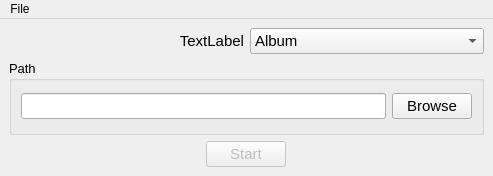
<?xml version="1.0" encoding="UTF-8"?>
<ui version="4.0">
    <class>main_window</class>
    <widget class="QMainWindow" name="main_window">
        <class>main_window</class>
        <property name="geometry">
            <rect>
                <x>0</x>
                <y>0</y>
                <width>493</width>
                <height>176</height>
            </rect>
        </property>
        <property name="windowTitle">
            <string>MainWindow</string>
        </property>
        <widget class="QWidget" name="central_widget">
            <layout class="QVBoxLayout" name="verticalLayout">
                <item>
                    <layout class="QHBoxLayout" name="mode_horizontal_layout">
                        <item>
                            <widget class="QLabel" name="mode_label">
                                <property name="font">
                                    <font>
                                        <pointsize>11</pointsize>
                                    </font>
                                </property>
                                <property name="text">
                                    <string>TextLabel</string>
                                </property>
                                <property name="alignment">
                                    <set>Qt::AlignRight|Qt::AlignTrailing|Qt::AlignVCenter</set>
                                </property>
                            </widget>
                        </item>
                        <item>
                            <widget class="QComboBox" name="mode_combo_box">
                                <property name="font">
                                    <font>
                                        <pointsize>11</pointsize>
                                    </font>
                                </property>
                                <item>
                                    <property name="text">
                                        <string>Album</string>
                                    </property>
                                </item>
                                <item>
                                    <property name="text">
                                        <string>Band</string>
                                    </property>
                                </item>
                                <item>
                                    <property name="text">
                                        <string>Compilation</string>
                                    </property>
                                </item>
                            </widget>
                        </item>
                    </layout>
                </item>
                <item>
                    <widget class="QGroupBox" name="path_group_box">
                        <property name="font">
                            <font>
                                <pointsize>10</pointsize>
                            </font>
                        </property>
                        <property name="title">
                            <string>Path</string>
                        </property>
                        <layout class="QHBoxLayout" name="horizontalLayout_4">
                            <item>
                                <widget class="QLineEdit" name="path_line_edit">
                                    <property name="font">
                                        <font>
                                            <pointsize>11</pointsize>
                                        </font>
                                    </property>
                                </widget>
                            </item>
                            <item>
                                <widget class="QPushButton" name="browse_push_button">
                                    <property name="sizePolicy">
                                        <sizepolicy hsizetype="Minimum" vsizetype="Fixed">
                                            <horstretch>0</horstretch>
                                            <verstretch>0</verstretch>
                                        </sizepolicy>
                                    </property>
                                    <property name="font">
                                        <font>
                                            <pointsize>11</pointsize>
                                        </font>
                                    </property>
                                    <property name="text">
                                        <string>Browse</string>
                                    </property>
                                </widget>
                            </item>
                        </layout>
                    </widget>
                </item>
                <item>
                    <layout class="QHBoxLayout" name="start_horizontal_layout">
                        <item>
                            <widget class="QPushButton" name="start_push_button">
                                <property name="enabled">
                                    <bool>false</bool>
                                </property>
                                <property name="sizePolicy">
                                    <sizepolicy hsizetype="Fixed" vsizetype="Fixed">
                                        <horstretch>0</horstretch>
                                        <verstretch>0</verstretch>
                                    </sizepolicy>
                                </property>
                                <property name="font">
                                    <font>
                                        <pointsize>11</pointsize>
                                    </font>
                                </property>
                                <property name="text">
                                    <string>Start</string>
                                </property>
                            </widget>
                        </item>
                    </layout>
                </item>
            </layout>
        </widget>
        <widget class="QMenuBar" name="menubar">
            <property name="geometry">
                <rect>
                    <x>0</x>
                    <y>0</y>
                    <width>493</width>
                    <height>20</height>
                </rect>
            </property>
            <widget class="QMenu" name="file_menu">
                <property name="title">
                    <string>File</string>
                </property>
                <addaction name="start_action"/>
                <addaction name="settings_action"/>
                <addaction name="quit_action"/>
            </widget>
            <addaction name="file_menu"/>
        </widget>
        <action name="settings_action">
            <property name="text">
                <string>Settings</string>
            </property>
        </action>
        <action name="start_action">
            <property name="text">
                <string>Start</string>
            </property>
        </action>
        <action name="quit_action">
            <property name="text">
                <string>Quit</string>
            </property>
        </action>
    </widget>
    <resources/>
    <connections/>
</ui>
